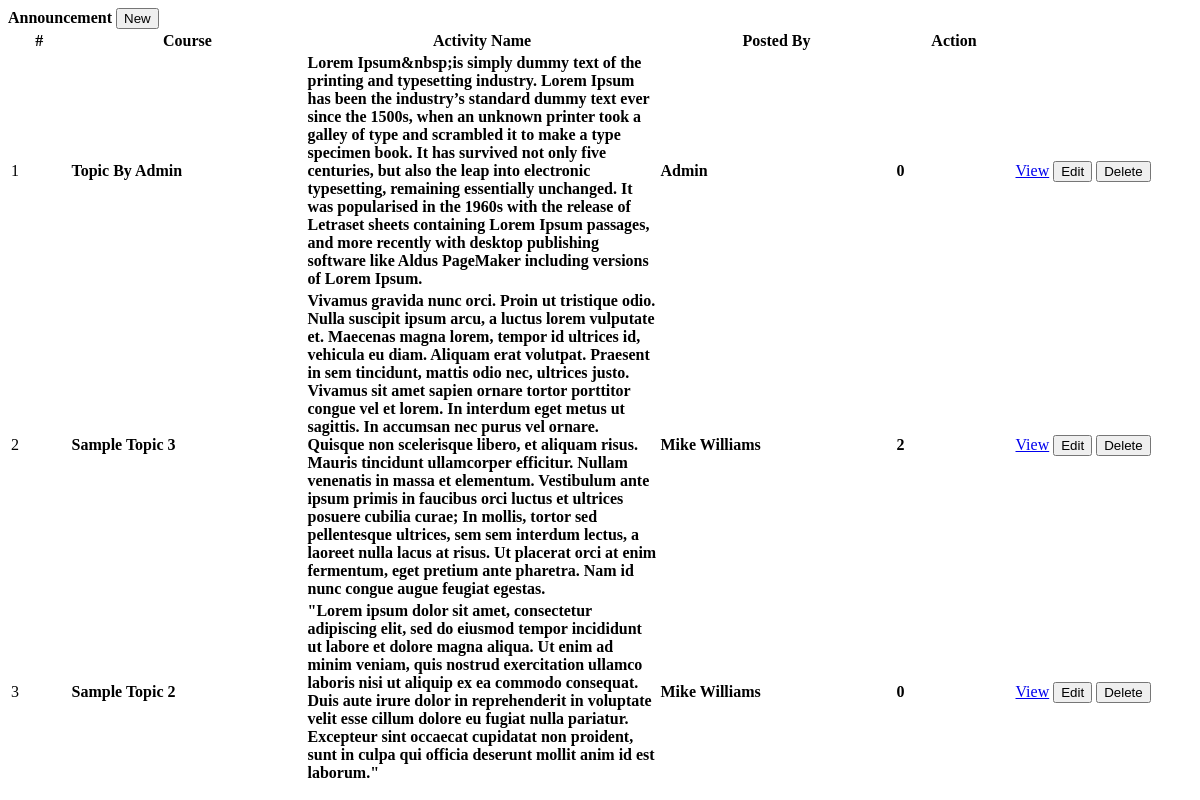
The page /admin/Announcement.php on the database as committed earlier.
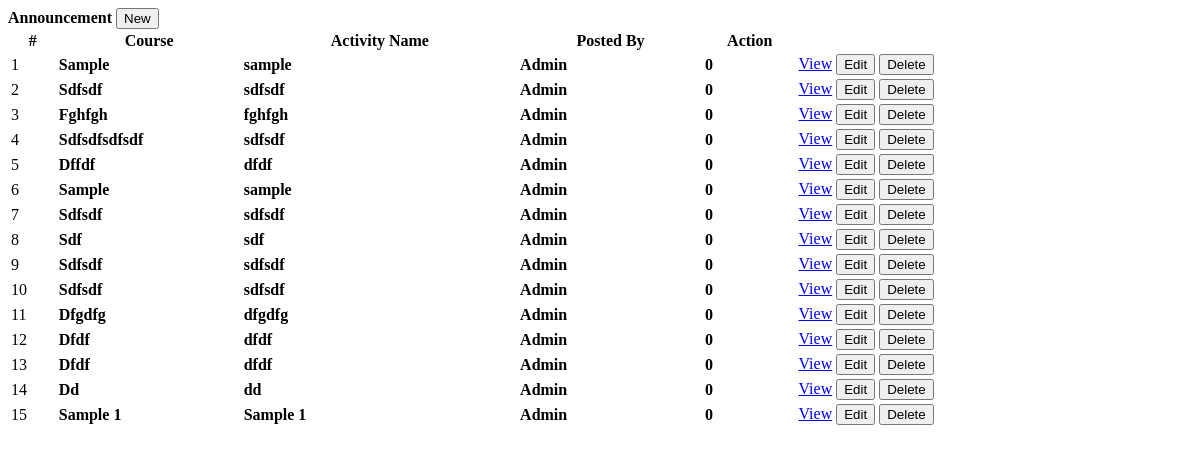
The same page on the database as committed later.
### tables this page shows
CREATE TABLE `forum_topics` (
  `id` int(30) NOT NULL,
  `title` varchar(250) NOT NULL,
  `description` text NOT NULL,
  `user_id` int(30) NOT NULL,
  `date_created` datetime NOT NULL DEFAULT current_timestamp()
);

CREATE TABLE `users` (
  `id` int(30) NOT NULL,
  `name` text NOT NULL,
  `username` varchar(200) NOT NULL,
  `password` text NOT NULL,
  `type` tinyint(1) NOT NULL DEFAULT 3 COMMENT '1=Admin,2=Alumni officer, 3= alumnus',
  `auto_generated_pass` text NOT NULL,
  `alumnus_id` int(30) NOT NULL
);

### admin/Announcement.php (the view, shortened to what this page needs)
<?php include('db_connect.php');?>
<div class="container-fluid">
	<div class="col-lg-12">
		<div class="row">
			<div class="col-md-12">
				<div class="card">
					<div class="card-header">
						<b>Announcement</b>
						<span class="">
							<button class="btn btn-primary btn-block btn-sm col-sm-2 float-right" type="button" id="new_forum">
					<i class="fa fa-plus"></i> New</button>
				</span>
					</div>
					<div class="card-body">
						<table class="table table-bordered table-condensed table-hover">
							<colgroup>
								<col width="5%">
								<col width="20%">
								<col width="30%">
								<col width="20%">
								<col width="10%">
								<col width="15%">
							</colgroup>
							<thead>
								<tr>
									<th class="text-center">#</th>
									<th class="">Course</th>
									<th class="">Activity Name</th>
									<th class="">Posted By</th>
									<th class="text-center">Action</th>
								</tr>
							</thead>
							<tbody>
								<?php
								$i = 1;
								$Forum =  $conn->query("SELECT f.*,u.name from forum_topics f inner join users u on u.id = f.user_id order by f.id desc");
								while($row=$Forum->fetch_assoc()):
									 $trans = get_html_translation_table(HTML_ENTITIES,ENT_QUOTES);
								        unset($trans["\""], $trans["<"], $trans[">"], $trans["<h2"]);
								        $desc = strtr(html_entity_decode($row['description']),$trans);
								        $desc=str_replace(array("<li>","</li>"), array("",","), $desc);
								        $count_comments = $conn->query("SELECT * FROM forum_comments where topic_id = ".$row['id'])->num_rows;
								?>
								<tr>
									<td class="text-center"><?php echo $i++ ?></td>
									<td class="">
										 <p><b><?php echo ucwords($row['title']) ?></b></p>
									</td>
									<td class="">
										 <p class="truncate"><b><?php echo $desc ?></b></p>
									</td>
									<td class="">
										 <p><b><?php echo ucwords($row['name']) ?></b></p>
									</td>
									<td class="text-right">
										 <p><b><?php echo number_format($count_comments) ?></b></p>
									</td>
									<td class="text-center">
										<a class="btn btn-sm btn-outline-primary view_forum" href="../index.php?page=view_forum&id=<?php echo $row['id'] ?>" target="_blank" data-id="<?php echo $row['id'] ?>" >View</a>
										<button class="btn btn-sm btn-outline-primary edit_forum" type="button" data-id="<?php echo $row['id'] ?>" >Edit</button>
										<button class="btn btn-sm btn-outline-danger delete_forum" type="button" data-id="<?php echo $row['id'] ?>">Delete</button>
									</td>
								</tr>
								<?php endwhile; ?>
							</tbody>
						</table>
					</div>
				</div>
			</div>
		</div>
	</div>
</div>

Rows that differ between the two databases and show on the page:
removed forum_topics: title "Topic By Admin", description "Lorem Ipsum &nbsp;is simply dummy text of the printing and typesetting industry. Lorem Ipsum has been the industry’s standard dummy text ever since the 1500s, when an unknown printer took a galley of type and scrambled it to make a type specimen book. It has survived not only five centuries, but also the leap into electronic typesetting, remaining essentially unchanged. It was popularised in the 1960s with the release of Letraset sheets containing Lorem Ipsum passages, and more recently with desktop publishing software like Aldus PageMaker including versions of Lorem Ipsum.", user.name "Admin", count_comments "0"
removed forum_topics: title "Sample Topic 3", description "Vivamus gravida nunc orci. Proin ut tristique odio. Nulla suscipit ipsum arcu, a luctus lorem vulputate et. Maecenas magna lorem, tempor id ultrices id, vehicula eu diam. Aliquam erat volutpat. Praesent in sem tincidunt, mattis odio nec, ultrices justo. Vivamus sit amet sapien ornare tortor porttitor congue vel et lorem. In interdum eget metus ut sagittis. In accumsan nec purus vel ornare. Quisque non scelerisque libero, et aliquam risus. Mauris tincidunt ullamcorper efficitur. Nullam venenatis in massa et elementum. Vestibulum ante ipsum primis in faucibus orci luctus et ultrices posuere cubilia curae; In mollis, tortor sed pellentesque ultrices, sem sem interdum lectus, a laoreet nulla…", user.name "Mike Williams", count_comments "2"
removed forum_topics: title "Sample Topic 2", description "\"Lorem ipsum dolor sit amet, consectetur adipiscing elit, sed do eiusmod tempor incididunt ut labore et dolore magna aliqua. Ut enim ad minim veniam, quis nostrud exercitation ullamco laboris nisi ut aliquip ex ea commodo consequat. Duis aute irure dolor in reprehenderit in voluptate velit esse cillum dolore eu fugiat nulla pariatur. Excepteur sint occaecat cupidatat non proident, sunt in culpa qui officia deserunt mollit anim id est laborum.\"", user.name "Mike Williams", count_comments "0"
added forum_topics: title "Sample", description "sample", user.name "Admin", count_comments "0"
added forum_topics: title "Sdfsdf", description "sdfsdf", user.name "Admin", count_comments "0"
added forum_topics: title "Fghfgh", description "fghfgh", user.name "Admin", count_comments "0"
added forum_topics: title "Sdfsdfsdfsdf", description "sdfsdf", user.name "Admin", count_comments "0"
added forum_topics: title "Dffdf", description "dfdf", user.name "Admin", count_comments "0"
added forum_topics: title "Sample", description "sample", user.name "Admin", count_comments "0"
added forum_topics: title "Sdfsdf", description "sdfsdf", user.name "Admin", count_comments "0"
added forum_topics: title "Sdf", description "sdf", user.name "Admin", count_comments "0"
added forum_topics: title "Sdfsdf", description "sdfsdf", user.name "Admin", count_comments "0"
added forum_topics: title "Sdfsdf", description "sdfsdf", user.name "Admin", count_comments "0"
added forum_topics: title "Dfgdfg", description "dfgdfg", user.name "Admin", count_comments "0"
added forum_topics: title "Dfdf", description "dfdf", user.name "Admin", count_comments "0"
added forum_topics: title "Dfdf", description "dfdf", user.name "Admin", count_comments "0"
added forum_topics: title "Dd", description "dd", user.name "Admin", count_comments "0"
added forum_topics: title "Sample 1", description "Sample 1", user.name "Admin", count_comments "0"
